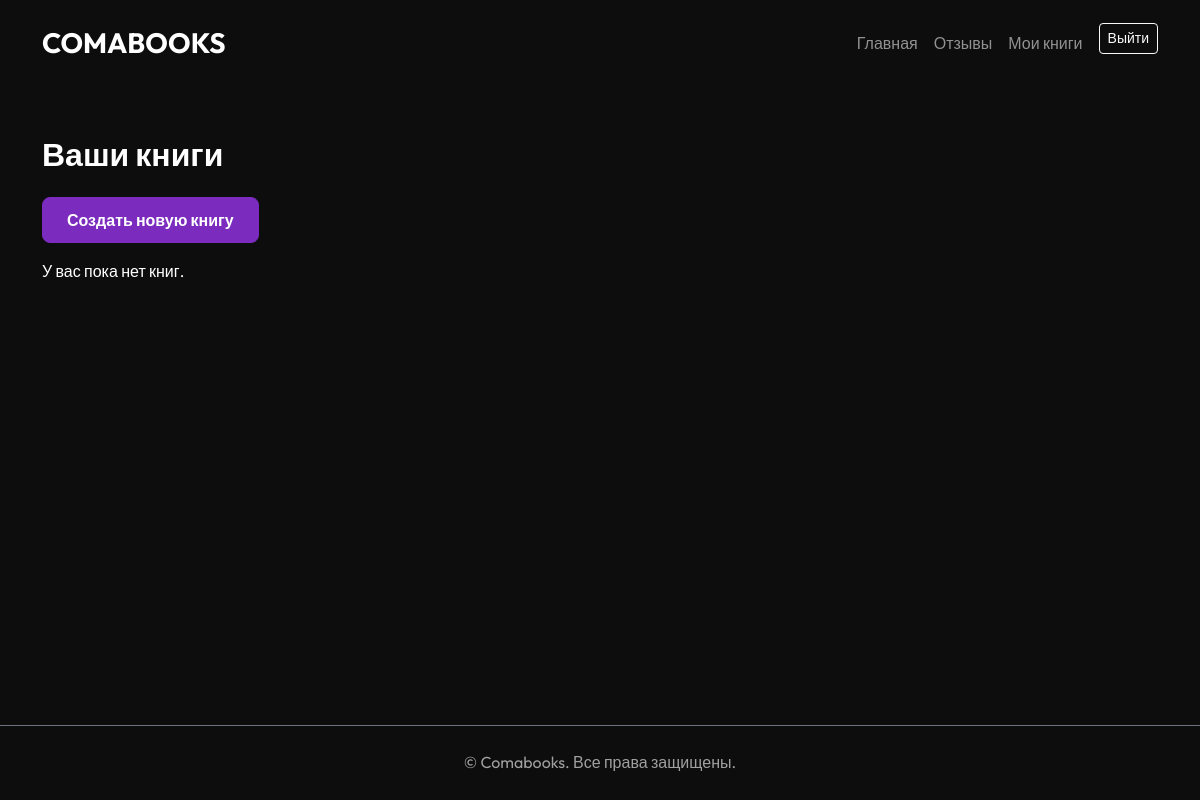
Page /dashboard/ (signed in) on the earlier database version.
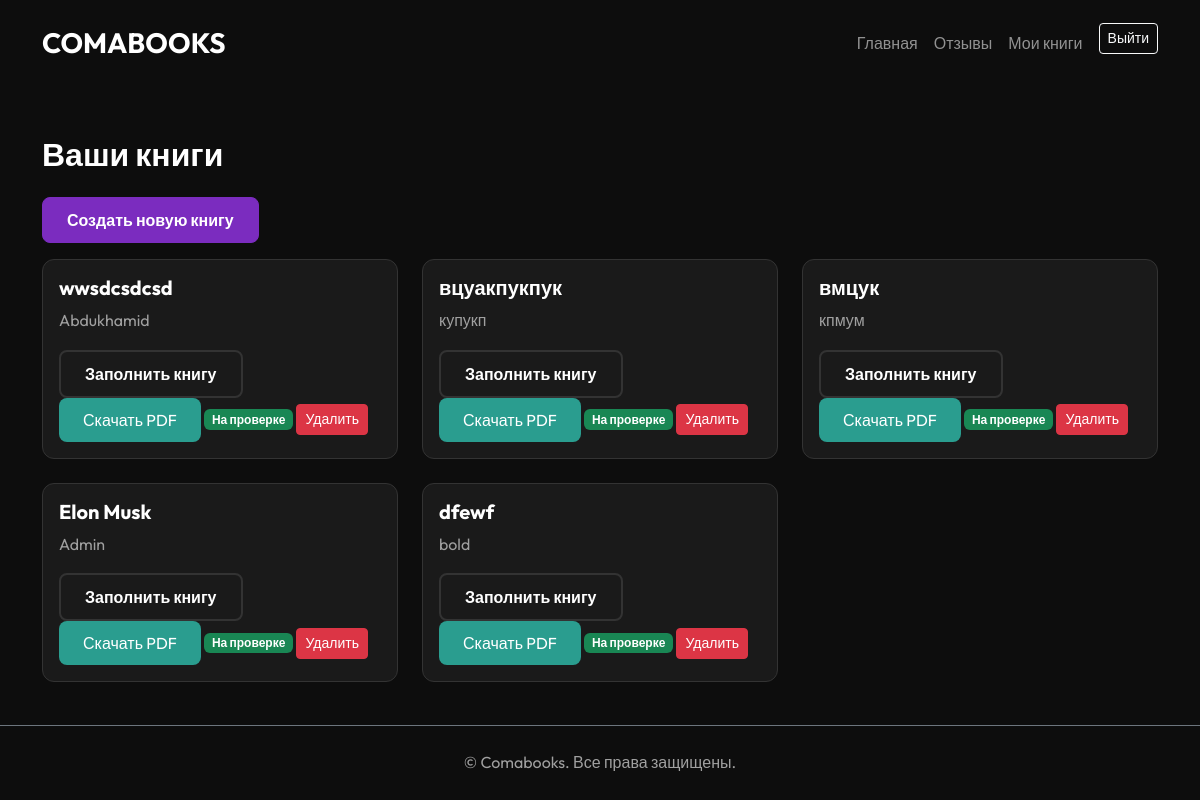
Same page on the later database version.
### config/models.py (models this page shows, shortened)
class Book(models.Model):
    STATUS_CHOICES = [
        ('draft', 'Черновик'),
        ('completed', 'Завершено (Ждет проверки)'),
        ('printed', 'Напечатано'),
    ]
    user = models.ForeignKey(settings.AUTH_USER_MODEL, on_delete=models.CASCADE, related_name="books")
    title = models.CharField(max_length=255, verbose_name="Название книги")
    author = models.CharField(max_length=255, verbose_name="Автор")
    subtitle = models.CharField(max_length=255, blank=True, null=True, verbose_name="Подзаголовок")
    dedication = models.ForeignKey(BookDedication, on_delete=models.SET_NULL, null=True, blank=True, verbose_name="Посвящение")
    status = models.CharField(max_length=20, choices=STATUS_CHOICES, default='draft', verbose_name="Статус")
    created_at = models.DateTimeField(auto_now_add=True)

### config/views.py (the view)
# urls.py: path("dashboard/", views.dashboard, name="dashboard"),
@login_required
def dashboard(request):
    books = Book.objects.filter(user=request.user)
    return render(request, "books/dashboard.html", {"books": books})

### templates/books/dashboard.html (shortened to what this page needs)
{% extends "_base.html" %}
{% block content %}
<div class="container mt-5">
    <h2>Ваши книги</h2>
    <a href="{% url 'create_book' %}" class="btn btn-primary mb-3">Создать новую книгу</a>
    <div class="row">
        {% for book in books %}
        <div class="col-md-4">
            <div class="card mb-4">
                <div class="card-body">
                    <h5 class="card-title">{{ book.title }}</h5>
                    <p class="card-text">{{ book.author }}</p>
                    <a href="{% url 'edit_pages' book.id %}" class="btn btn-secondary">Заполнить книгу</a>
                    <a href="{% url 'generate_pdf' book.id %}" class="btn btn-success">Скачать PDF</a>
                    {% if book.status == 'draft' %}
                    <form action="{% url 'finish_book' book.id %}" method="post" class="d-inline">
                        {% csrf_token %}
                        <button type="submit" class="btn btn-warning">Отправить на проверку</button>
                    </form>
                    {% else %}
                    <span class="badge bg-success">На проверке</span>
                    {% endif %}
                    <form action="{% url 'delete_book' book.id %}" method="post" class="d-inline"
                        onsubmit="return confirm('Вы уверены, что хотите удалить эту книгу?');">
                        <button type="submit" class="btn btn-danger btn-sm">Удалить</button>
                    </form>
                </div>
            </div>
        </div>
        {% empty %}
        <p>У вас пока нет книг.</p>
        {% endfor %}
    </div>
</div>
{% endblock %}

Differences in the rows shown:
added Book: title "wwsdcsdcsd", author "Abdukhamid", status "На проверке"
added Book: title "вцуакпукпук", author "купукп", status "На проверке"
added Book: title "вмцук", author "кпмум", status "На проверке"
added Book: title "Elon Musk", author "Admin", status "На проверке"
added Book: title "dfewf", author "bold", status "На проверке"
Other differences:
text no longer shown: "У вас пока нет книг."
